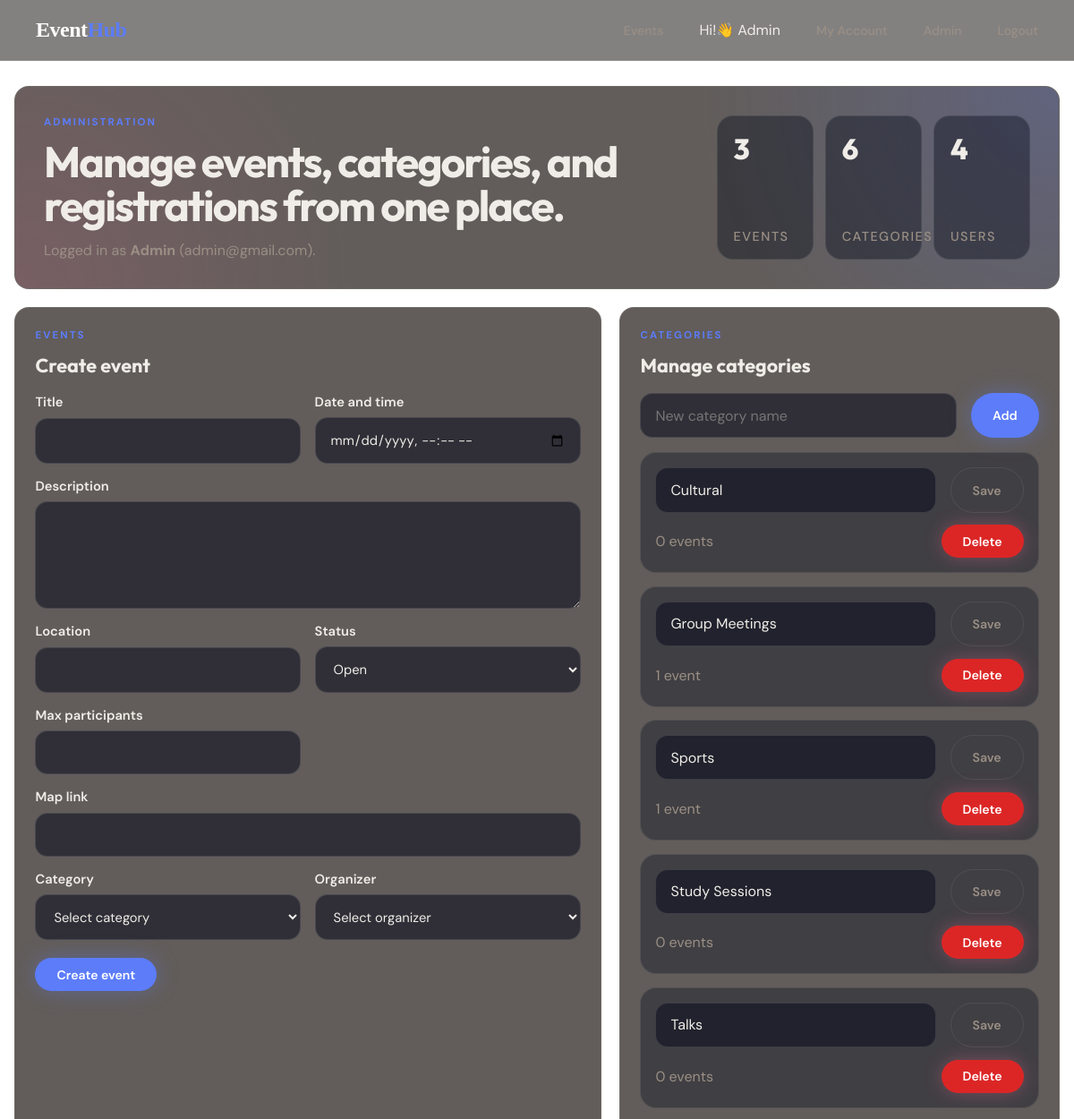
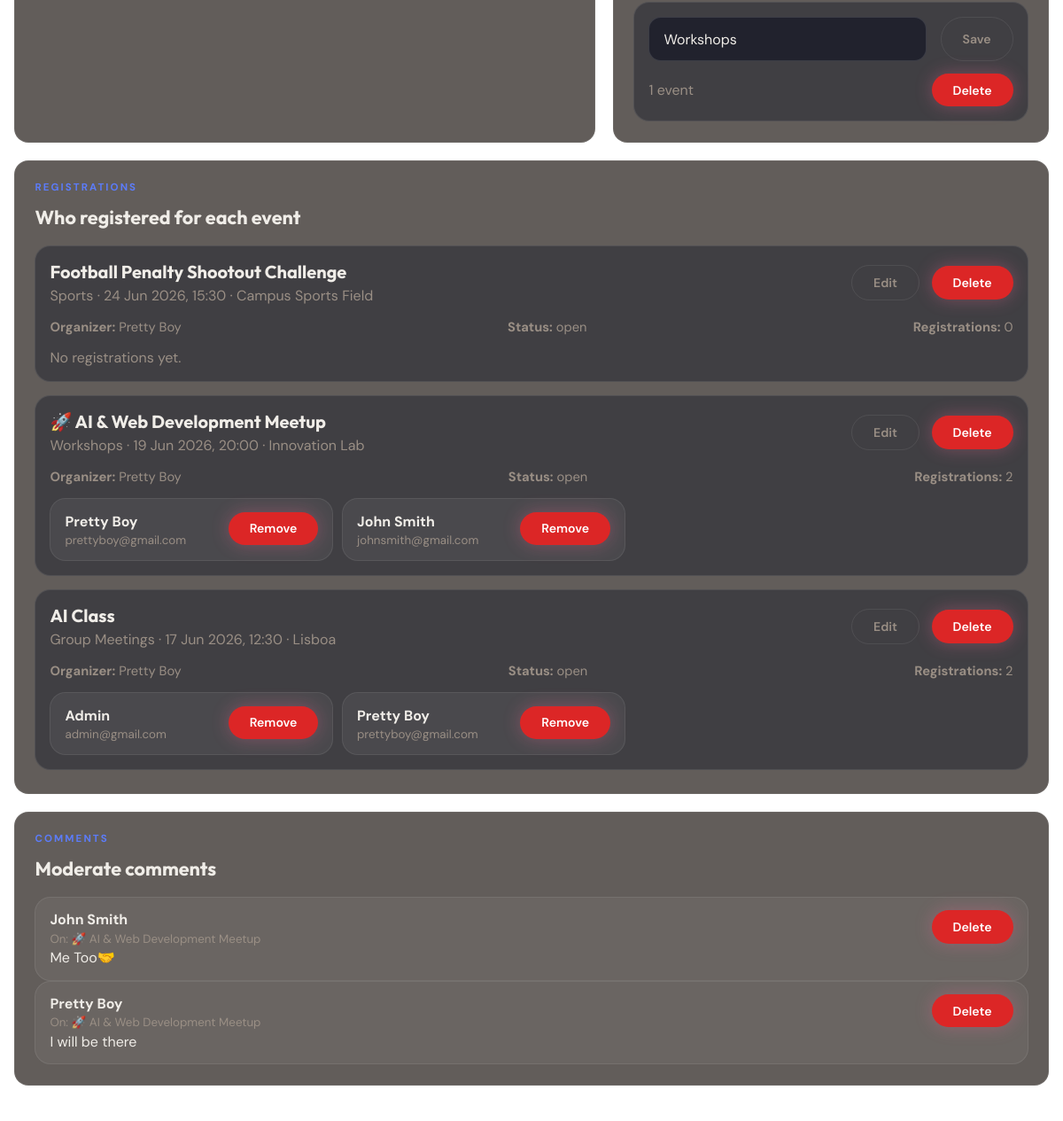
The page /admin (signed in) on the database its author committed (2 pictures, top to bottom).
### models.py (models this page shows)
class BaseModel(Model):
    class Meta:
        database = db

class User(BaseModel):
    email = CharField(unique=True)
    full_name = CharField()
    password_hash = CharField()
    is_admin = BooleanField(default=False)

class Category(BaseModel):
    name = CharField(unique=True)

class Event(BaseModel):
    title = CharField()
    description = TextField(null=True)
    date = DateTimeField()
    location = CharField()
    status = CharField(default="open")
    max_participants = IntegerField(null=True)
    map_link = CharField(null=True)
    category = ForeignKeyField(Category, backref="events")
    organizer = ForeignKeyField(User, backref="events")

class Registration(BaseModel):
    user = ForeignKeyField(User, backref="registrations")
    event = ForeignKeyField(Event, backref="registrations")

class Comment(BaseModel):
    text = TextField()
    event = ForeignKeyField(Event, backref="comments")
    author = ForeignKeyField(User, backref="comments")

### app.py (the view)
@app.route("/admin")
@admin_required
def admin():
    return render_admin_dashboard()

### templates/admin.html (shortened to what this page needs)
{% extends "base.html" %}
{% block extra_css %}
<link rel="stylesheet" href="{{ url_for('static', filename='admin.css') }}">
{% endblock %}
{% block content %}
<div class="admin-page">
    <section class="admin-hero glass">
        <div class="admin-hero-copy">
            <p class="admin-eyebrow">Administration</p>
            <h1>Manage events, categories, and registrations from one place.</h1>
            <p class="admin-summary">Logged in as <strong>{{ current_user.full_name }}</strong> ({{ current_user.email }}).</p>
        </div>
        <div class="admin-hero-stats">
            <div class="stat-card">
                <span class="stat-value">{{ events|length }}</span>
                <span class="stat-label">Events</span>
            </div>
            <div class="stat-card">
                <span class="stat-value">{{ categories|length }}</span>
                <span class="stat-label">Categories</span>
            </div>
            <div class="stat-card">
                <span class="stat-value">{{ users|length }}</span>
                <span class="stat-label">Users</span>
            </div>
        </div>
    </section>
    <div class="admin-grid">
        <section class="admin-panel glass">
            <div class="panel-header">
                <div>
                    <p class="panel-kicker">Events</p>
                    <h3>{% if editing_event %}Edit event{% else %}Create event{% endif %}</h3>
                </div>
            </div>
            <form class="admin-form" method="post" action="{% if editing_event %}{{ url_for('admin_edit_event', event_id=editing_event.id) }}{% else %}{{ url_for('admin_create_event') }}{% endif %}">
                <div class="form-grid">
                    <label>
                        <span>Title</span>
                        <input name="title" type="text" required value="{{ editing_event.title if editing_event else '' }}">
                    </label>
                    <label>
                        <span>Date and time</span>
                        <input name="date" type="datetime-local" required value="{% if editing_event %}{{ editing_event.date.strftime('%Y-%m-%dT%H:%M') }}{% endif %}">
                    </label>
                    <label class="span-2">
                        <span>Description</span>
                        <textarea name="description" rows="4">{{ editing_event.description if editing_event and editing_event.description else '' }}</textarea>
                    </label>
                    <label>
                        <span>Location</span>
                        <input name="location" type="text" required value="{{ editing_event.location if editing_event else '' }}">
                    </label>
                    <label>
                        <span>Status</span>
                        <select name="status">
                            <option value="open" {% if not editing_event or editing_event.status == 'open' %}selected{% endif %}>Open</option>
                        </select>
                    </label>
                    <label>
                        <span>Max participants</span>
                        <input name="max_participants" type="number" min="1" value="{{ editing_event.max_participants if editing_event and editing_event.max_participants is not none else '' }}">
                    </label>
                    <label class="span-2">
                        <span>Map link</span>
                        <input name="map_link" type="url" value="{{ editing_event.map_link if editing_event and editing_event.map_link else '' }}">
                    </label>
                    <label>
                        <span>Category</span>
                        <select name="category_id" required>
                            <option value="">Select category</option>
                        </select>
                    </label>
                    <label>
                        <span>Organizer</span>
                        <select name="organizer_id" required>
                            <option value="">Select organizer</option>
                        </select>
                    </label>
                </div>
                <div class="form-actions">
                    <button class="btn btn-primary" type="submit" onclick="return confirm('Are you sure you want to save these changes?');">
                        {% if editing_event %}Save changes{% else %}Create event{% endif %}
                    </button>
                </div>
            </form>
        </section>
        <section class="admin-panel glass">
            <div class="panel-header">
                <div>
                    <p class="panel-kicker">Categories</p>
                    <h3>Manage categories</h3>
                </div>
            </div>
            <form class="inline-form" method="post" action="{{ url_for('admin_create_category') }}">
                <input name="name" type="text" placeholder="New category name">
                <button class="btn btn-primary" type="submit">Add</button>
            </form>
            {% if categories %}
                <div class="category-list">
                    {% for category in categories %}
                        <div class="category-row">
                            <form class="inline-form inline-form-tight" method="post" action="{{ url_for('admin_edit_category', category_id=category.id) }}">
                                <input name="name" type="text" value="{{ category.name }}">
                                <button class="btn btn-ghost" type="submit">Save</button>
                            </form>
                            <div class="category-meta">
                                <span>{{ category.events.count() }} event{{ '' if category.events.count() == 1 else 's' }}</span>
                                <form method="post" action="{{ url_for('admin_delete_category', category_id=category.id) }}">
                                    <button class="btn btn-danger" type="submit" {% if category.events.count() > 0 %}disabled title="Move or delete the linked events first"{% endif %}>Delete</button>
                                </form>
                            </div>
                        </div>
                    {% endfor %}
                </div>
            {% else %}
                <p class="empty-state">No categories yet.</p>
            {% endif %}
        </section>
    </div>
    <section class="admin-panel glass admin-events">
        <div class="panel-header">
            <div>
                <p class="panel-kicker">Registrations</p>
                <h3>Who registered for each event</h3>
            </div>
        </div>
        {% if events %}
            <div class="event-list">
                {% for event in events %}
                    <article class="event-card">
                        <div class="event-card-top">
                            <div>
                                <h4>{{ event.title }}</h4>
                                <p class="event-subtitle">{{ event.category.name }} · {{ event.date.strftime('%d %b %Y, %H:%M') }} · {{ event.location }}</p>
                            </div>
                            <div class="event-actions">
                                <a class="btn btn-ghost" href="{{ url_for('admin_edit_event', event_id=event.id) }}">Edit</a>
                                <form method="post" action="{{ url_for('admin_delete_event', event_id=event.id) }}" onsubmit="return confirm('Delete this event? This also removes its registrations and comments.');">
                                    <button class="btn btn-danger" type="submit">Delete</button>
                                </form>
                            </div>
                        </div>
                        <div class="event-card-meta">
                            <span><strong>Organizer:</strong> {{ event.organizer.full_name }}</span>
                            <span><strong>Status:</strong> {{ event.status }}</span>
                            <span><strong>Registrations:</strong> {{ event.registrations|length }}</span>
                        </div>
                        {% if event.registrations|length > 0 %}
                            <div class="attendee-list">
                                {% for registration in event.registrations %}
                                    <div class="attendee-card">
                                        <div class="attendee-card-top">
                                            <div class="attendee-card-copy">
                                                <span class="attendee-name">{{ registration.user.full_name }}</span>
                                                <small>{{ registration.user.email }}</small>
                                            </div>
                                            <form method="post" action="{{ url_for('admin_delete_registration', event_id=event.id, registration_id=registration.id) }}" onsubmit="return confirm('Remove this participant from the event?');">
                                                <button class="btn btn-danger" type="submit">Remove</button>
                                            </form>
                                        </div>
                                    </div>
                                {% endfor %}
                            </div>
                        {% else %}
                            <p class="empty-state">No registrations yet.</p>
                        {% endif %}
                    </article>
                {% endfor %}
            </div>
        {% else %}
            <p class="empty-state">No events yet.</p>
        {% endif %}
    </section>
    <section class="admin-panel glass admin-comments">
    <div class="panel-header">
        <div>
            <p class="panel-kicker">Comments</p>
            <h3>Moderate comments</h3>
        </div>
    </div>
    {% if comments %}
        <div class="comment-list">
            {% for comment in comments %}
                <div class="attendee-card">
                    <div class="attendee-card-top">
                        <div class="attendee-card-copy">
                            <span class="attendee-name">
                                {{ comment.author.full_name }}
                            </span>
                            <small>
                                On: {{ comment.event.title }}
                            </small>
                            <p>{{ comment.text }}</p>
                        </div>
                        <form method="POST"
                              action="{{ url_for('delete_comment', comment_id=comment.id) }}"
                              onsubmit="return confirm('Delete this comment?');">
                            <button class="btn btn-danger" type="submit">
                                Delete
                            </button>
                        </form>
                    </div>
                </div>
            {% endfor %}
        </div>
    {% else %}
        <p class="empty-state">No comments yet.</p>
    {% endif %}
</section>
</div>
{% endblock %}

### templates/base.html (shortened to what this page needs)
<!doctype html>
<html lang="en">
<head>
    <link rel="stylesheet" href="{{ url_for('static', filename='shared.css') }}">
    <link rel="stylesheet" href="{{ url_for('static', filename='index.css') }}">
    <link rel="stylesheet" href="{{ url_for('static', filename='events.css') }}">
    <link rel="stylesheet" href="{{ url_for('static', filename='login.css') }}">
    <link rel="stylesheet" href="{{ url_for('static', filename='create_event.css') }}">
    {% block extra_css %}{% endblock %}
</head>
<body>
    <iframe src="{{ url_for('static', filename='background.html') }}" class="bg-frame" title="background"></iframe>
    <header>
    <nav class="navbar">
        <a href="{{ url_for('home') }}" class="nav-logo">Event<em>Hub</em></a>
        <ul class="nav-links" id="navLinks">
        {% if current_user %}
            <li><a href="{{ url_for('events') }}">Events</a></li>
            <li>Hi!👋 {{ current_user.full_name }}</li>
            <li><a href="{{ url_for('profile') }}">My Account</a></li>
            {% if current_user.is_admin %}
                <li><a href="{{ url_for('admin') }}">Admin</a></li>
            {% endif %}
            <li><a href="{{ url_for('logout') }}">Logout</a></li>
        {% else %}
            <li><a href="{{ url_for('login') }}">Login</a></li>
            <li><a href="{{ url_for('login') }}#register">Sign up</a></li>
        {% endif %}
        </ul>
    </nav>
</header>
      <main>
    {% block content %}{% endblock %}
</main>
</body>
</html>

### rows shown on the page
User: full_name "Admin", email "admin@gmail.com"
Category: name "Cultural", events.count "0", events "s"
Category: name "Group Meetings", events.count "1"
Category: name "Sports", events.count "1"
Category: name "Study Sessions", events.count "0", events "s"
Category: name "Talks", events.count "0", events "s"
Category: name "Workshops", events.count "1"
Event: title "Football Penalty Shootout Challenge", category.name "Sports", date "24 Jun 2026, 15:30", location "Campus Sports Field", organizer.full_name "Pretty Boy", status "open", registrations|length "0", shows "No registrations yet."
Event: title "🚀 AI & Web Development Meetup", category.name "Workshops", date "19 Jun 2026, 20:00", location "Innovation Lab", organizer.full_name "Pretty Boy", status "open", registrations|length "2"
Registration: user.full_name "Pretty Boy", user.email "prettyboy@gmail.com"
Registration: user.full_name "John Smith", user.email "johnsmith@gmail.com"
Event: title "AI Class", category.name "Group Meetings", date "17 Jun 2026, 12:30", location "Lisboa", organizer.full_name "Pretty Boy", status "open", registrations|length "2"
Registration: user.full_name "Admin", user.email "admin@gmail.com"
Registration: user.full_name "Pretty Boy", user.email "prettyboy@gmail.com"
Comment: author.full_name "John Smith", event "🚀 AI & Web Development Meetup", text "Me Too🤝"
Comment: author.full_name "Pretty Boy", event "🚀 AI & Web Development Meetup", text "I will be there"

### other values the page prints
{{ events|length }} "3"
{{ categories|length }} "6"
{{ users|length }} "4"
